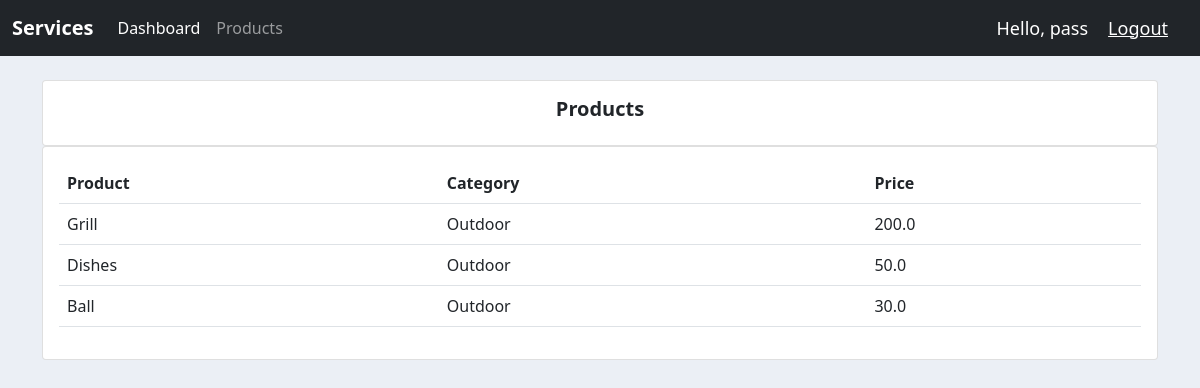
Screenshot of /products/ (signed in) with the database file from the repository.
### services/models.py (models this page shows, shortened)
class Product(models.Model):
    CATAGORY = (
        ('Indoor', 'Indoor'),
        ('Outdoor', 'Outdoor'),
    )
    tags = models.ManyToManyField(Tag)
    name = models.CharField(max_length=200, null=True)
    price = models.FloatField(null=True)
    catagory = models.CharField(max_length=200, null=True, choices=CATAGORY)
    description = models.CharField(max_length=200, null=True, blank=True)
    date_created = models.DateTimeField(auto_now_add=True, null=True)

### services/decorators.py (the view)
        def wrapper_func(request, *args, **kwargs):
            group = None
            if request.user.groups.exists():
                group =  request.user.groups.all()[0].name
            if group in allowed_roles:
                return view_func(request, *args, **kwargs)
            else:
                return HttpResponse('You are not authorized to view this page')

### services/views.py (called while the page is built)
@login_required(login_url='login')
@allowed_users(allowed_roles=['admin'])
def products(request):
    products = Product.objects.all()
    return render(request, 'products.html', {'products': products})

### templates/products.html
{%  extends 'main.html' %}
{% block content %}
<div class="container">
		<br>
		<div class="row">
			<div class="col-md">
				<div class="card card-body text-center">
					<h5><strong>Products</strong></h5>
				</div>
				<div class="card card-body">
					<table class="table">
						<tr>
							<th>Product</th>
							<th>Category</th>
							<th>Price</th>
						</tr>
						{% for product in  products%}
							<tr>
								<td>{{product.name}}</td>
								<td>{{product.catagory}}</td>
								<td>{{product.price}}</td>
							</tr>
						{% endfor %}
					</table>
				</div>
			</div>
		</div>
    </div>
{% endblock content %}

### templates/navbar.html (shortened to what this page needs)
{% load static %}
<nav class="navbar navbar-expand-lg navbar-dark bg-dark">
    <div class="container-fluid">
      <a class="navbar-brand"><strong>Services</strong></a>
      <div class="collapse navbar-collapse" id="navbarSupportedContent">
        <ul class="navbar-nav me-auto mb-2 mb-lg-0">
          {% if request.user.is_staff %}
            <li class="nav-item">
              <a class="nav-link active" aria-current="page" href="{% url 'home' %}">Dashboard</a>
            </li>
            <li class="nav-item">
              <a class="nav-link" href="{% url 'products' %}">Products</a>
            </li>
          {% else %}
          <li class="nav-item">
            <a class="nav-link" href="{% url 'profile' %}">Settings</a>
          </li>
          {% endif %}
         </ul>
       </div>
       <span class="msg">Hello,  {{request.user}}</span>
       <span ><a class="msg" href=" {% url 'logout' %} ">Logout</a></span>
    </div>
</nav>

### static/css/main.css (style rules this page uses)
body { background-color: #ebeff5; }

### templates/navbar.html (style rules this page uses)
.msg { font-size:18px; color: #fff; margin-right: 20px; }

### rows the page displays
Product: name "Grill", catagory "Outdoor", price "200.0"
Product: name "Dishes", catagory "Outdoor", price "50.0"
Product: name "Ball", catagory "Outdoor", price "30.0"

### other values shown
{{ request.user }} "pass"
